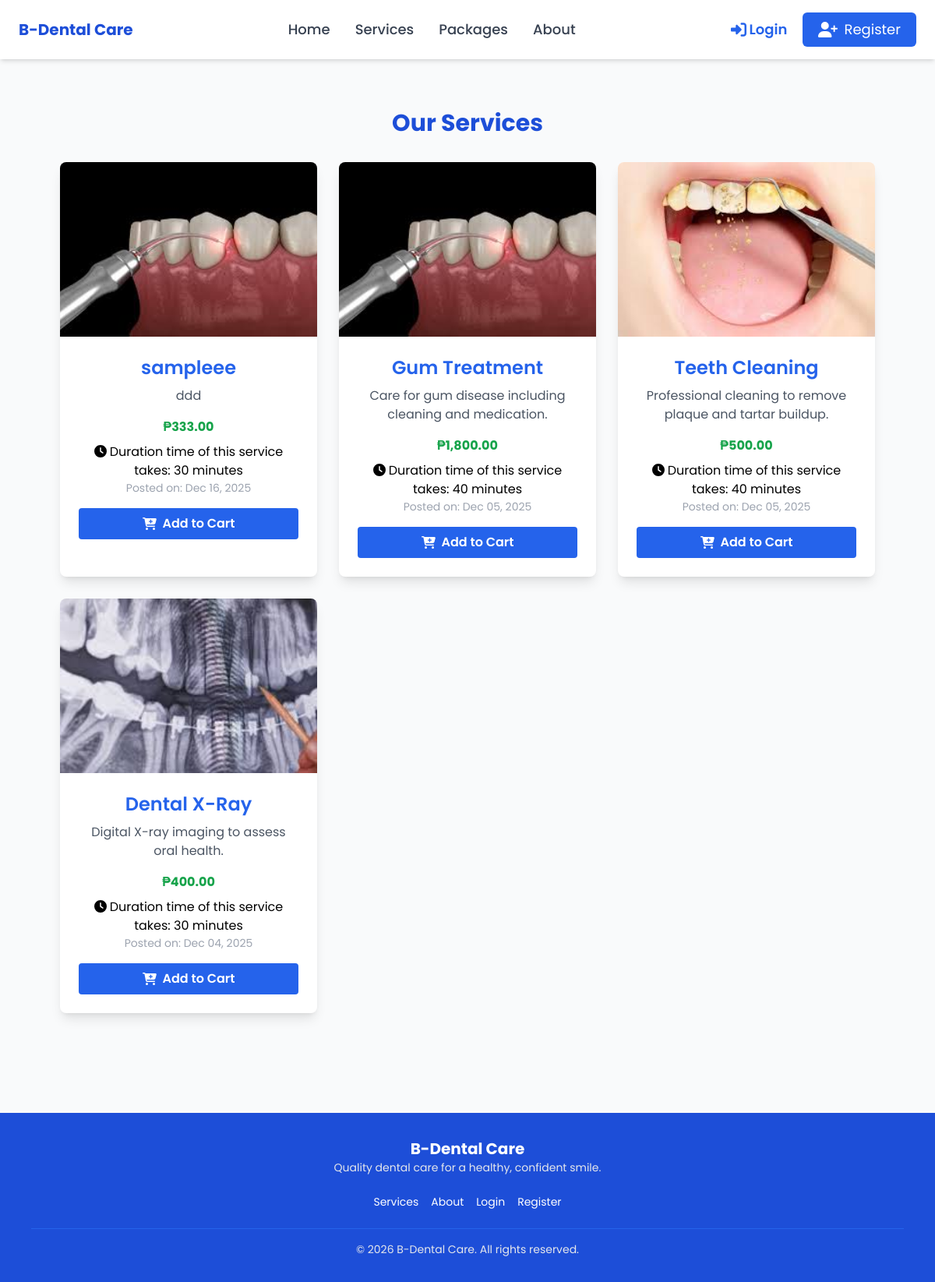
/services.php, run on the app's committed database.
### tables this page shows
CREATE TABLE `services` (
  `id` bigint(20) UNSIGNED NOT NULL,
  `posted_by` int(11) NOT NULL,
  `service_name` varchar(255) NOT NULL,
  `description` longtext NOT NULL,
  `service_image` varchar(255) NOT NULL,
  `status` enum('Active','Inactive') NOT NULL,
  `price` decimal(10,2) DEFAULT NULL,
  `duration_minutes` int(11) NOT NULL,
  `created_at` timestamp NULL DEFAULT NULL,
  `updated_at` timestamp NULL DEFAULT NULL
);

### services.php (the view, shortened to what this page needs)
<?php
require_once 'db_connect.php';
$stmt = $conn->prepare("SELECT * FROM services WHERE status='Active' ORDER BY created_at DESC");
$stmt->execute();
$services = $stmt->get_result()->fetch_all(MYSQLI_ASSOC);
?>
<!DOCTYPE html>
<html lang="en">
<head>
    <link href="./assets/css/main.css" rel="stylesheet">
</head>
<body class="bg-gray-50 font-poppins min-h-screen flex flex-col">
<?php include 'header.php'; ?>
<main class="py-16 px-2 max-w-6xl mx-auto flex-1">
    <h1 class="text-3xl font-bold text-blue-700 mb-8 text-center">Our Services</h1>
    <?php if (count($services) > 0): ?>
        <div class="grid grid-cols-1 sm:grid-cols-2 lg:grid-cols-3 gap-7">
            <?php foreach ($services as $service): ?>
                <div class="bg-white shadow-lg rounded-lg overflow-hidden hover:shadow-xl transition-shadow duration-300 text-center w-[330px] mx-auto">
                    <img
                        src="<?php echo htmlspecialchars($service['service_image']); ?>"
                        alt="<?php echo htmlspecialchars($service['service_name']); ?>"
                        class="w-full h-56 object-cover"
                    >
                    <div class="p-6">
                        <h2 class="text-2xl font-semibold text-blue-600 mb-2">
                            <?php echo htmlspecialchars($service['service_name']); ?>
                        </h2>
                        <p class="text-gray-600 mt-2 mb-4">
                            <?php echo htmlspecialchars($service['description']); ?>
                        </p>
                        <?php if (!empty($service['price'])): ?>
                            <p class="font-bold text-green-600 mb-2">
                                ₱<?php echo number_format($service['price'], 2); ?>
                            </p>
                        <?php endif; ?>
                        <span class="badge bg-info text-dark mb-3">
                            <i class="fas fa-clock me-1"></i>Duration time of this service takes:
                            <?php echo (int)$service['duration_minutes']; ?> minutes
                        </span>
                        <p class="text-gray-400 text-sm mb-4">
                            Posted on: <?php echo date('M d, Y', strtotime($service['created_at'])); ?>
                        </p>
                        <a href="cart.php?service_id=<?php echo $service['id']; ?>"
                           class="w-full bg-blue-600 hover:bg-blue-700 text-white font-semibold py-2 px-4 rounded flex items-center justify-center space-x-2">
                            <i class="fas fa-cart-plus"></i>
                            <span>Add to Cart</span>
                        </a>
                    </div>
                </div>
            <?php endforeach; ?>
        </div>
    <?php else: ?>
        <p class="text-center text-gray-500">No services found.</p>
    <?php endif; ?>
</main>
<?php include 'footer.php'; ?>
</body>
</html>

### header.php (shortened to what this page needs)
<?php
$cart_count = isset($_SESSION['cart']) ? count($_SESSION['cart']) : 0;
?>
<header class="font-poppins">
    <nav class="bg-white shadow-md py-4 px-6 flex items-center justify-between">
        <div class="flex items-center space-x-3">
            <a href="home.php" class="text-xl font-bold text-blue-700 flex items-center space-x-2 no-underline hover:no-underline">
                <span>B-Dental Care</span>
            </a>
        </div>
<div class="hidden md:flex space-x-8 text-gray-700 font-medium text-lg mx-auto">
    <a href="home.php" class="hover:text-blue-600">Home</a>
    <a href="services.php" class="hover:text-blue-600">Services</a>
    <a href="packages.php" class="hover:text-blue-600">Packages</a>
    <a href="about.php" class="hover:text-blue-600">About</a>
</div>
<div class="hidden md:flex items-center space-x-5 text-lg">
    <?php if(isset($_SESSION['user_id'])): ?>
        <a href="appointments.php" class="hover:text-blue-600 flex items-center space-x-1">
             Appointments
        </a>
        <a href="view_cart.php" class="relative hover:text-blue-600 flex items-center space-x-1">
            <i class="fas fa-shopping-cart text-xl"></i>
            <?php if($cart_count > 0): ?>
                <span class="absolute -top-2 -right-2 bg-red-600 text-white text-xs w-5 h-5 flex items-center justify-center rounded-full">
                    <?php echo $cart_count; ?>
                </span>
            <?php endif; ?>
        </a>
        <a href="profile.php" class="hover:text-blue-600 flex items-center space-x-1">
            <i class="fas fa-user-circle text-xl"></i>
        </a>
        <a href="logout.php" class="text-decoration-none text-primary" style="text-decoration: underline;">
            Logout
        </a>
    <?php else: ?>
        <a href="login.php" class="text-blue-600 font-semibold hover:underline flex items-center space-x-1 text-lg">
            <i class="fas fa-sign-in-alt text-xl"></i> <span>Login</span>
        </a>
        <a href="register.php" class="bg-blue-600 text-white px-5 py-2 rounded-md hover:bg-blue-700 flex items-center space-x-2 text-lg">
            <i class="fas fa-user-plus text-xl"></i> <span>Register</span>
        </a>
    <?php endif; ?>
</div>
    </nav>
</header>

### footer.php (shortened to what this page needs)
<footer class="bg-blue-700 text-white mt-16 py-8">
    <div class="max-w-6xl mx-auto px-4 text-center">
        <div class="mb-6">
            <h3 class="text-xl font-bold">B-Dental Care</h3>
            <p class="text-gray-200 text-sm">
                Quality dental care for a healthy, confident smile.
            </p>
        </div>
        <div class="mb-6">
            <ul class="flex flex-wrap justify-center gap-4 text-sm">
                <li><a href="services.php" class="hover:text-gray-300">Services</a></li>
                <li><a href="about.php" class="hover:text-gray-300">About</a></li>
                <?php if(isset($_SESSION['user_id'])): ?>
                    <li><a href="home.php" class="hover:text-gray-300">Home</a></li>
                <?php else: ?>
                    <li><a href="login.php" class="hover:text-gray-300">Login</a></li>
                    <li><a href="register.php" class="hover:text-gray-300">Register</a></li>
                <?php endif; ?>
            </ul>
        </div>
        <div class="border-t border-blue-600 pt-4 text-gray-200 text-sm">
            © <?php echo date('Y'); ?> B-Dental Care. All rights reserved.
        </div>
    </div>
</footer>

### data on the page
services: service_image (picture), service_name "sampleee", description "ddd", price "333.00", duration_minutes "30", created_at "Dec 16, 2025"
services: service_image (picture), service_name "Gum Treatment", description "Care for gum disease including cleaning and medication.", price "1,800.00", duration_minutes "40", created_at "Dec 05, 2025"
services: service_image (picture), service_name "Teeth Cleaning", description "Professional cleaning to remove plaque and tartar buildup.", price "500.00", duration_minutes "40", created_at "Dec 05, 2025"
services: service_image (picture), service_name "Dental X-Ray", description "Digital X-ray imaging to assess oral health.", price "400.00", duration_minutes "30", created_at "Dec 04, 2025"
